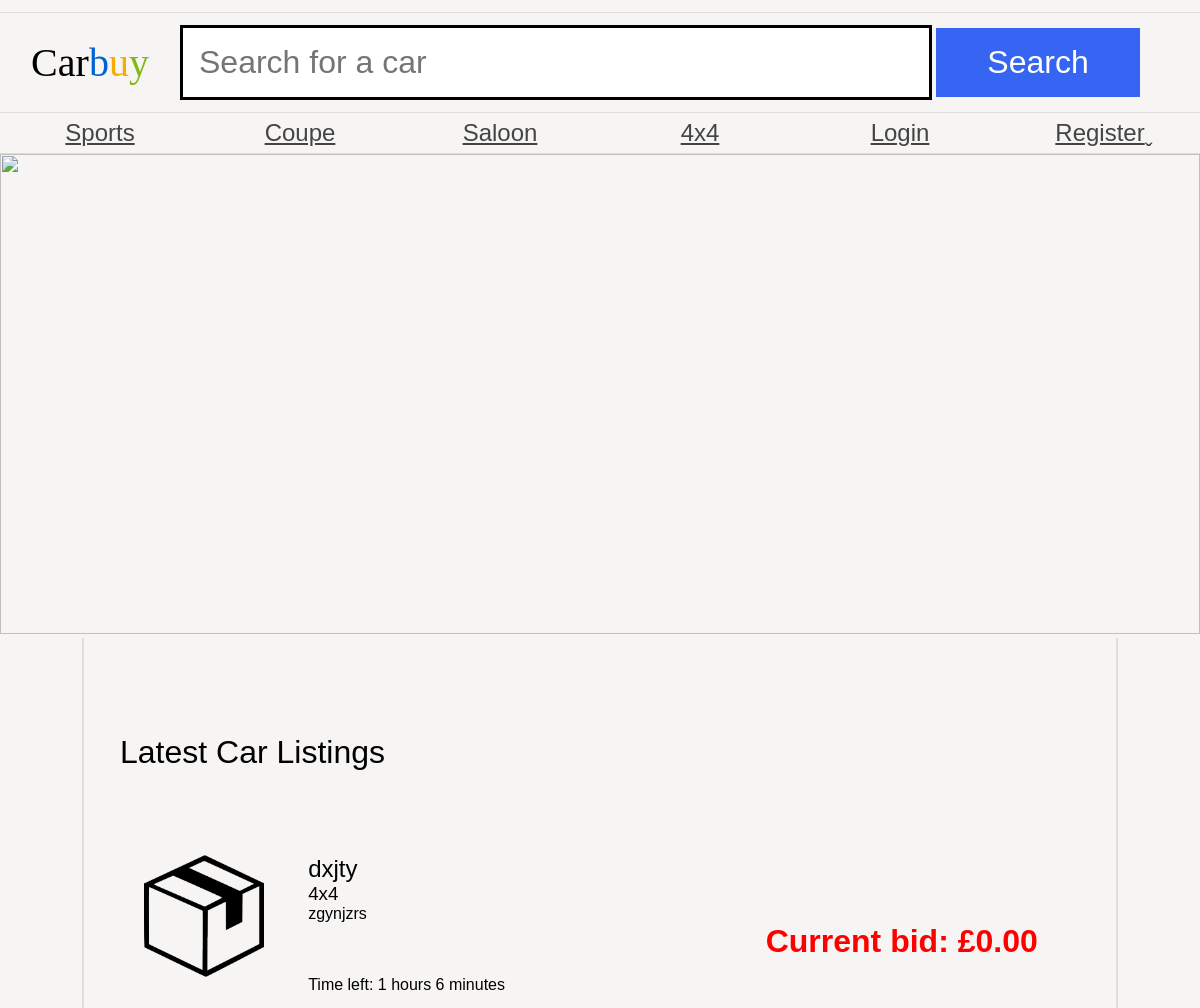
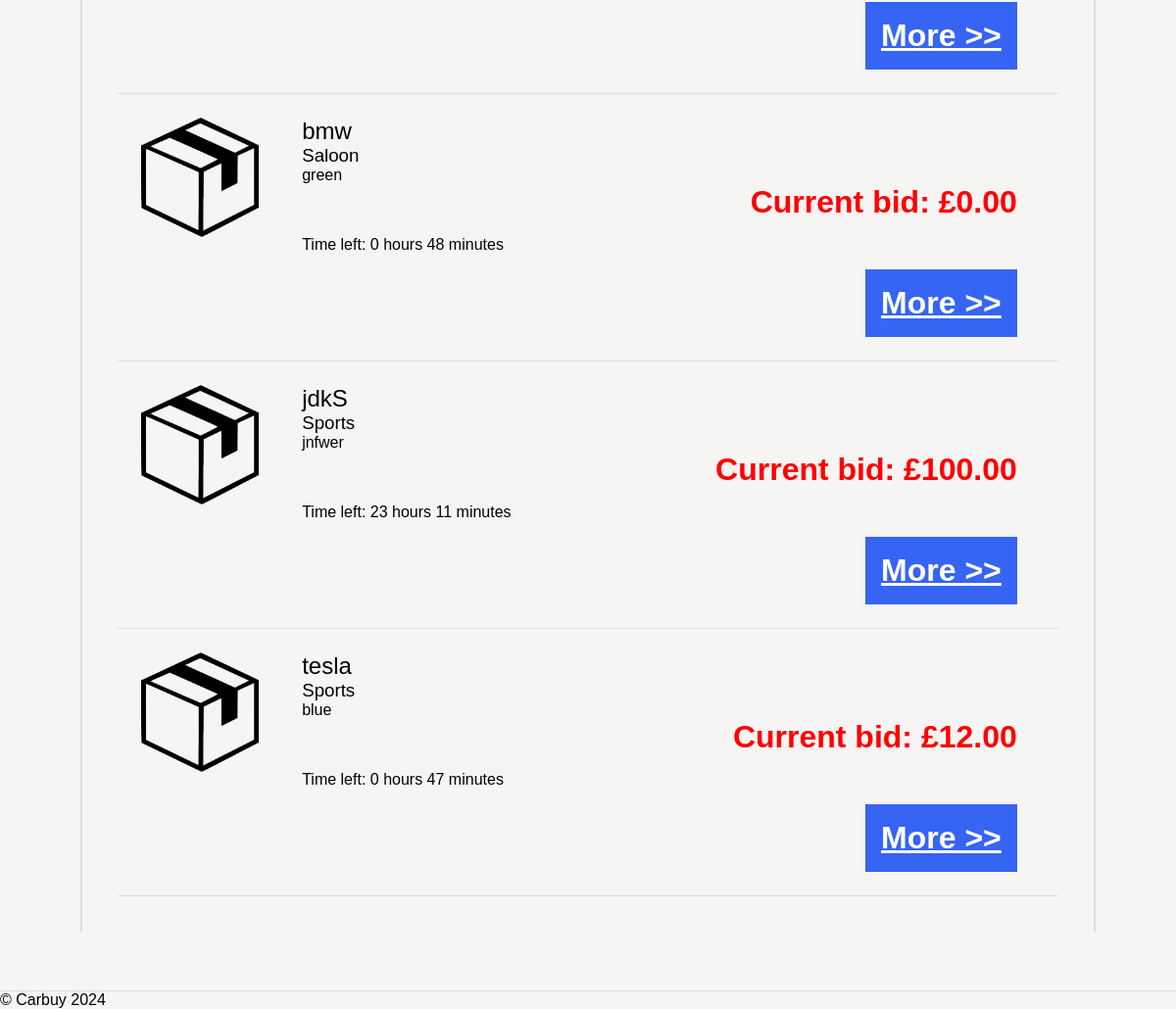
The app's page /as1/public/index.php with its own data (2 pictures, top to bottom).
### tables this page shows
CREATE TABLE `category` (
  `id` int(11) NOT NULL AUTO_INCREMENT,
  `name` varchar(255) NOT NULL,
  PRIMARY KEY (`id`)
);

CREATE TABLE `auction` (
  `id` int(11) NOT NULL AUTO_INCREMENT,
  `title` varchar(255) NOT NULL,
  `description` text NOT NULL,
  `categoryId` int(11) NOT NULL,
  `endDate` datetime NOT NULL,
  `userId` int(11) NOT NULL,
  PRIMARY KEY (`id`),
  KEY `categoryId` (`categoryId`),
  KEY `userId` (`userId`),
  CONSTRAINT `auction_ibfk_1` FOREIGN KEY (`categoryId`) REFERENCES `category` (`id`),
  CONSTRAINT `auction_ibfk_2` FOREIGN KEY (`userId`) REFERENCES `user` (`id`)
);

### as1/public/index.php (the view, shortened to what this page needs)
<?php
$db = getDbConnection();
$stmt = $db->query("SELECT a.*, c.name AS categoryName, u.name AS userName
                    FROM auction a
                    JOIN category c ON a.categoryId = c.id
                    JOIN user u ON a.userId = u.id
                    WHERE a.endDate > NOW()
                    ORDER BY TIMESTAMPDIFF(SECOND, NOW(), a.endDate) ASC
                    LIMIT 10");
$auctions = $stmt->fetchAll(PDO::FETCH_ASSOC);
$categories = $db->query("SELECT * FROM category")->fetchAll(PDO::FETCH_ASSOC);
?>
<!DOCTYPE html>
<html>
<head>
    <link rel="stylesheet" href="carbuy.css" />
</head>
<body>
    <header>
        <h1><span class="C">C</span><span class="a">a</span><span class="r">r</span><span class="b">b</span><span class="u">u</span><span class="y">y</span></h1>
        <form action="search.php" method="GET">
            <input type="text" name="search" placeholder="Search for a car" />
            <input type="submit" name="submit" value="Search" />
        </form>
    </header>
    <nav>
        <ul>
            <?php
            $mainCategories = array_slice($categories, 0, 7);
            foreach ($mainCategories as $category): ?>
                <li><a class="categoryLink" href="category.php?id=<?php echo $category['id']; ?>"><?php echo htmlspecialchars($category['name']); ?></a></li>
            <?php endforeach; ?>
            <?php if (isset($_SESSION['user_id'])): ?>
                <li><a href="addAuction.php">Add Auction</a></li>
                <li><a href="logout.php">Logout</a></li>
            <?php else: ?>
                <li><a href="login.php">Login</a></li>
                <li><a href="register.php">Register</a></li>
            <?php endif; ?>
        </ul>
    </nav>
     <img src="images/randombanner.php"/>
    <main>
        <h1>Latest Car Listings</h1>
        <ul class="carList">
            <?php foreach ($auctions as $auction): ?>
                <li>
                    <img src="car.png" alt="<?php echo htmlspecialchars($auction['title']); ?>">
                    <article>
                        <h2><?php echo htmlspecialchars($auction['title']); ?></h2>
                        <h3><?php echo htmlspecialchars($auction['categoryName']); ?></h3>
                        <p><?php echo htmlspecialchars($auction['description']); ?></p>
                        <?php
                        $highestBid = $db->query("SELECT MAX(amount) FROM bid WHERE auctionId = {$auction['id']}")->fetchColumn();
                        $endDate = new DateTime($auction['endDate']);
                        $now = new DateTime();
                        $interval = $now->diff($endDate);
                        $timeLeft = $interval->format('%h hours %i minutes');
                        ?>
                        <p class="price">Current bid: £<?php echo $highestBid ?: '0.00'; ?></p>
                        <time>Time left: <?php echo $timeLeft; ?></time>
                        <a href="auction.php?id=<?php echo $auction['id']; ?>" class="more auctionLink">More >></a>
                    </article>
                </li>
            <?php endforeach; ?>
        </ul>
    </main>
    <footer>
        © Carbuy 2024
    </footer>
</body>
</html>

### as1/public/carbuy.css (style rules this page uses)
* { margin: 0; padding: 0; }
body { font-family: "Oxygen-Regular", sans-serif; background-color: #f6f5f4; max-width: 100vw; overflow-x: hidden; }
h1, h2, h3, h4 { font-weight: normal; }
a, a:visited { color: #444; }
header { margin-top: 1vw; font-family: "Univers-Light-Normal"; display: grid; grid-template-columns: 15% 85%; align-items: center; padding-top: 1vw; padding-bottom: 1vw; border-top: 1px solid #ddd; border-bottom: 1px solid #ddd; }
header h1 { text-align: center; font-size: 2.5em; }
form { display: block; }
header form input[type="text"] { border: 3px solid black; font-size: 2em; padding: 0.5em; width: 70%; }
body > img { width: 100vw; height:40vw; }
header form input[type="submit"] { background-color: #3665f3; color: white; width: 20%; font-size: 2em; padding: 0.5em; cursor: pointer; border: 0; }
header .b { color: #0063d1; }
header .u { color: #f4ae01; }
header .y { color: #85b716; }
body > nav { border-bottom: 1px solid #ddd; }
body > nav ul li:last-child a:after { content: "ˬ"; position: absolute; }
body > nav ul { display: flex; width: 100vw; list-style-type: none; }
body > nav ul li { flex: 1; }
body > nav ul li a { display: block; text-align: center; padding-top: 0.5vw; padding-bottom: 0.5vw; font-size: 1.5em; }
.carList { list-style-type: none; }
.carList li { padding: 2vw; border-bottom: 1px solid #ddd; display: grid; grid-template-columns: 18% 80%; }
.carList img { width: auto; display: block; max-width: 10vw; }
p.price { display: block; text-align: right; font-weight: bold; font-size: 2em; }
a.more { display: block; text-align: right; font-weight: bold; float: right; background-color: #3665f3; color: white; font-size: 2em; padding: 0.5em; cursor: pointer; }
main { padding: 3vw; display: block; overflow: hidden; width: 80vw; margin: auto; border-left: 2px solid #ddd; border-right: 2px solid #ddd; }
main h1 { margin-top: 5vw; margin-bottom: 5vw; }
.price { color: red; }
footer { margin-top: 5vw; border-top: 1px solid #ddd; }
time { display: block; margin: 1em 0; }

### records on screen
category: name "Sports"
category: name "Coupe"
category: name "Saloon"
category: name "4x4"
auction: title "dxjty", categoryId.name "4x4", description "zgynjzrs", highestBid "0.00"
auction: title "bmw", categoryId.name "Saloon", description "green", highestBid "0.00"
auction: title "jdkS", categoryId.name "Sports", description "jnfwer", highestBid "100.00"
auction: title "tesla", categoryId.name "Sports", description "blue", highestBid "12.00"
